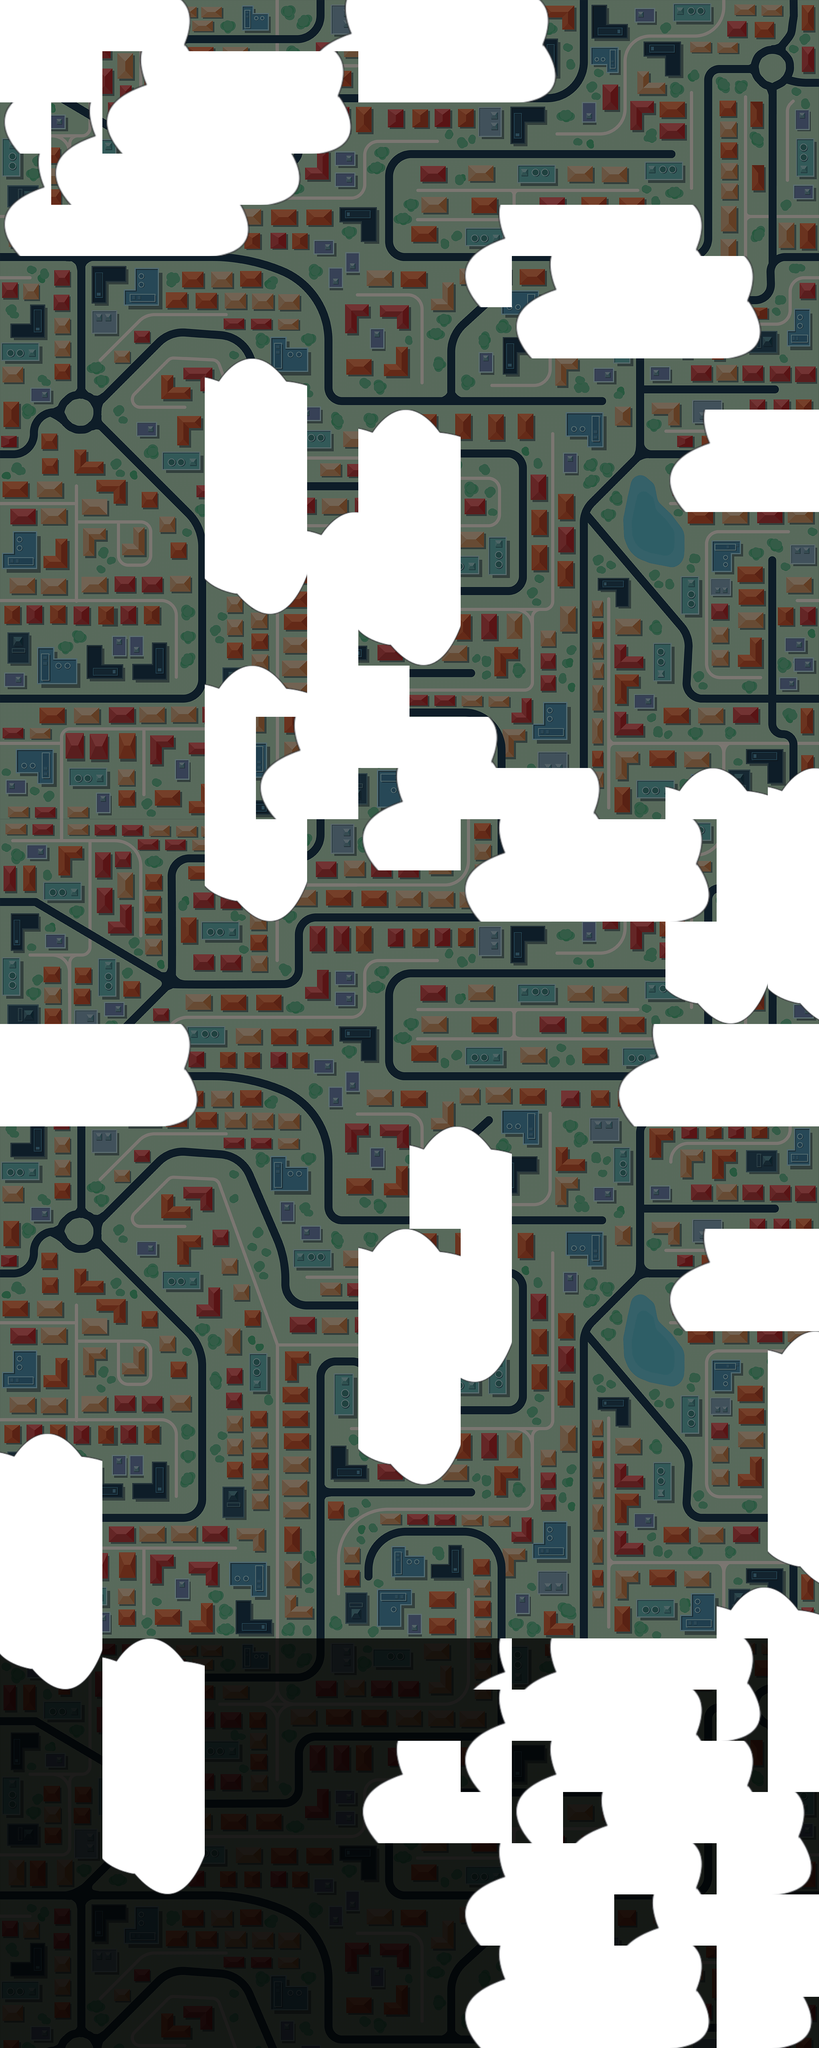

Below is a game level as drawn by its tile map, then a one-line description and the .tmx that defines it (tile-layer data replaced by summaries):
An orthogonal 16x40 tile map with 128x128 px tiles, 2 tile layers (boundaries, clouds), 8 tilesets, 6 image layers and 16 objects (7x drone, 6x hunter, delivery point 00, spawn point, airplane 0).

<map version="1.2" tiledversion="1.3.1" orientation="orthogonal" renderorder="right-up" compressionlevel="0" width="16" height="40" tilewidth="128" tileheight="128" infinite="0" nextlayerid="22" nextobjectid="125">
 <tileset firstgid="1" name="DeliveryPointTileset" tilewidth="512" tileheight="512" tilecount="1" columns="1">
  <image source="data/Delivery Point.png" width="512" height="512" />
 </tileset>
 <tileset firstgid="2" name="Airplane" tilewidth="512" tileheight="512" tilecount="1" columns="1">
  <image source="data/Airplane6.png" width="512" height="512" />
 </tileset>
 <tileset firstgid="3" name="Drone" tilewidth="335" tileheight="335" tilecount="1" columns="1">
  <image source="data/Drone - Tiled.png" width="335" height="335" />
 </tileset>
 <tileset firstgid="4" name="Hunter" tilewidth="400" tileheight="400" tilecount="1" columns="1">
  <image source="data/Female Hunter - Tiled.png" width="400" height="400" />
 </tileset>
 <tileset firstgid="5" name="Clouds Borders" tilewidth="128" tileheight="128" tilecount="64" columns="8">
  <image source="data/Clouds Border Tileset.png" width="1024" height="1024" />
 </tileset>
 <tileset firstgid="69" name="Symbols - not in game" tilewidth="128" tileheight="128" spacing="1" tilecount="1" columns="1">
  <image source="data/Symbols for Tiled.png" width="256" height="256" />
 </tileset>
 <tileset firstgid="70" name="Clouds Tileset" tilewidth="128" tileheight="128" tilecount="256" columns="16">
  <image source="data/Clouds - Spritesheet.png" width="2048" height="2048" />
 </tileset>
 <tileset firstgid="326" name="Tornado" tilewidth="300" tileheight="300" tilecount="1" columns="1">
  <image source="data/Tornado - Tiled.png" width="300" height="300" />
 </tileset>
 <imagelayer id="2" name="background image 0" opacity="0.49">
  <image source="data/map tile 2048x2048.png" width="2048" height="2048" />
 </imagelayer>
 <imagelayer id="17" name="background image 1" opacity="0.49" offsetx="2048" offsety="0">
  <image source="data/map tile 2048x2048.png" width="2048" height="2048" />
 </imagelayer>
 <imagelayer id="18" name="background image 2" opacity="0.49" offsetx="0" offsety="2048">
  <image source="data/map tile 2048x2048.png" width="2048" height="2048" />
 </imagelayer>
 <imagelayer id="19" name="background image 3" opacity="0.49" offsetx="2048" offsety="2048">
  <image source="data/map tile 2048x2048.png" width="2048" height="2048" />
 </imagelayer>
 <imagelayer id="20" name="background image 4" opacity="0.49" offsetx="0" offsety="4096">
  <image source="data/map tile 2048x2048.png" width="2048" height="2048" />
 </imagelayer>
 <imagelayer id="21" name="background image 5" opacity="0.49" offsetx="2048" offsety="4096">
  <image source="data/map tile 2048x2048.png" width="2048" height="2048" />
 </imagelayer>
 <objectgroup id="3" name="Object Layer 1">
  <object id="6" name="delivery point 00" gid="1" x="1557.82" y="1866.3" width="512" height="512">
   <properties>
    <property name="timer" type="int" value="40" />
   </properties>
  </object>
  <object id="102" name="drone" gid="3" x="1043.08" y="1058.35" width="335" height="335" />
  <object id="104" name="hunter" gid="4" x="1312.61" y="3888.85" width="400" height="400" />
  <object id="105" name="hunter" gid="4" x="268.364" y="1698.79" width="400" height="400" />
  <object id="106" name="drone" gid="3" x="501.375" y="3721.98" width="335" height="335" />
  <object id="110" name="spawn point" gid="69" x="805.21" y="4696.13" width="128" height="128" rotation="-90">
   <properties>
    <property name="speed" type="float" value="200" />
   </properties>
  </object>
  <object id="111" name="airplane 0" gid="2" x="-891.696" y="2027.69" width="665.333" height="665.333" rotation="30">
   <properties>
    <property name="life_time" type="float" value="17" />
    <property name="spawn_frequency_time" type="float" value="12" />
    <property name="speed" type="float" value="200" />
   </properties>
  </object>
  <object id="115" name="hunter" gid="4" x="894.424" y="4440.12" width="400" height="400" />
  <object id="116" name="hunter" gid="4" x="56" y="3744" width="400" height="400" />
  <object id="117" name="drone" gid="3" x="465.833" y="2999.17" width="335" height="335" />
  <object id="118" name="drone" gid="3" x="1344.62" y="2684.02" width="335" height="335" />
  <object id="119" name="drone" gid="3" x="20.3788" y="2447.65" width="335" height="335" />
  <object id="120" name="hunter" gid="4" x="309.091" y="690.909" width="400" height="400" />
  <object id="121" name="drone" gid="3" x="526.439" y="993.106" width="335" height="335" />
  <object id="122" name="hunter" gid="4" x="1118.18" y="575.758" width="400" height="400" />
  <object id="123" name="drone" gid="3" x="1517.35" y="3193.1" width="335" height="335" />
 </objectgroup>
 <layer id="12" name="boundaries" width="16" height="40">
  <data>[640 cells, 0 non-empty, 0 distinct tile ids]</data>
 </layer>
 <layer id="16" name="clouds" width="16" height="40">
  <data>[640 cells, 256 non-empty, 20 distinct tile ids]</data>
 </layer>
</map>